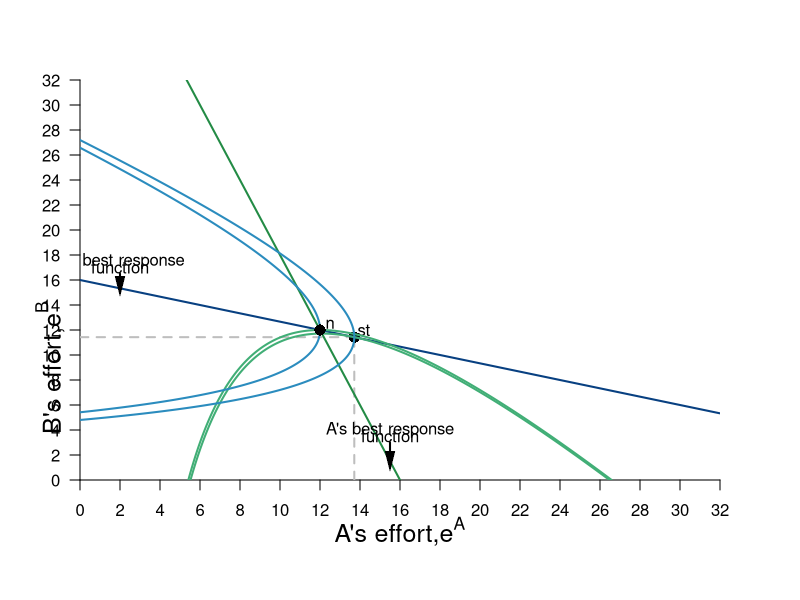

Write R code to recreate this figure.
require(shape)
pdf(file = "bfh-textbook/coordination_failures/coord_stackelberg.pdf", width = 9, height = 7)

#Set parameters for graphics
axislabelsize <- 1.5
graphlinewidth <- 2
segmentlinewidth <- 2

COL <- c("#7fc97f", "#beaed4", "#fdc086", "#ffff99", "#386cb0", "#f0027f", "#bf5b17", "#666666")
COLA <- c("#99d8c9","#66c2a4","#41ae76", "#238b45", "#005824")
COLB <- c("#4eb3d3", "#2b8cbe", "#0868ac","#084081")

par(mar =  c(6, 4, 4, 4))

uA <- function(ea, eb, alpha = 16, beta = 1/48) {
  alpha*(1 - beta*eb)*ea - 0.5*(ea)^2
}

uB <- function(ea, eb, alpha = 16, beta = 1/48) {
  alpha*(1 - beta*ea)*eb - 0.5*(eb)^2
}

brfB <- function(ea, alpha = 16, beta = 1/48) {
  alpha*(1 - beta*ea)
}

brfA <- function(ea, alpha = 16, beta = 1/48) {
  (alpha - ea)/(alpha * beta)
}

brfPE <- function(ea, alpha = 16, beta = 1/12) {
  alpha*(1 - beta*ea)
}

indiffeA <- function(ea, alpha = 16, beta = 1/48, uA = 46.08) {
  1/beta - (0.5*ea)/(alpha*beta) - uA/(alpha*beta*ea)
}

indiffB <- function(eb, alpha = 16, beta = 1/48, uB = 46.08) {
  (alpha*eb - uB - 0.5*eb^2)/(alpha*beta*eb)
}

indiffB2 <- function(ea, alpha = 16, beta = 1/48, uB = 46.08) {
  sqrt(alpha^2*(beta*ea - 1)^2 - 2*uB) - alpha*beta*ea + alpha
}

indiffB3 <- function(ea, alpha = 16, beta = 1/48, uB = 46.08) {
  -sqrt(alpha^2*(beta*ea - 1)^2 - 2*uB) - alpha*beta*ea + alpha
}


#Input into Wolfram Alpha: solve for x y = 1/b - (0.5*x)/(a*b) - u/(a*b*x)

# indiffAlowB <- function(eb, alpha = 16, beta = 1/24, uA = 46.08) {
#   0.5*(-sqrt((2*alpha*beta*eb - 2*alpha)^2 - 8*uA)) - 2*alpha*beta*eb + 2*alpha
# }
# 
# indiffAlow <- function(ea, alpha = 16, beta = 1/24, uA = 46.08) {
#   0.5*(-sqrt((2*alpha*beta*ea - 2*alpha)^2 - 8*uA)) - 2*alpha*beta*ea + 2*alpha
# }
# 
# indiffAgain <- function(ea, alpha = 16, beta = 1/24, uA = 46.08) {
#   (-2*alpha*ea +2*uA + ea^2 )/ ( 2 * alpha * beta * ea)
# }

xlims <- c(0, 32)
ylims <- c(0, 32)

npts <- 501 
x <- seq(xlims[1], xlims[2], length.out = npts)
y <- seq(ylims[1], ylims[2], length.out = npts) 
a <- c(72, 73.14286)
b <- c(72, 65.30611)


#B's value when at A's bliss point
#0.35*log(5.88) + 0.35*log(8.88) + 0.5*log(10 - 5.88) + 0.5*log(15 - 8.88) 

#B's bliss point x = 4.11765; y = 6.17647
#A's value when at A's bliss point
#0.5*log(4.11765) + 0.5*log(6.17647) + 0.35*log(10 - 4.11765) + 0.35*log(15 - 6.17647) 


plot(0, 0, xlim = xlims, ylim = ylims, type = "n",
     xlab = expression(paste("")),
     ylab = expression(paste("")), 
     xaxt = "n", 
     yaxt = "n", 
     cex.lab = axislabelsize, 
     bty = "n",
     xaxs="i", 
     yaxs="i")

ticksy <- seq(from = 0, to = ylims[2], by = 2)
ylabels <- seq(from = 0, to = ylims[2], by = 2)
ticksx <- seq(from = 0, to = xlims[2], by = 2)
xlabels <- seq(from = 0, to = xlims[2], by = 2)
# ticksy <- c(0, 7, 9.6, 16, 18)
# ylabels <- c(NA, expression(paste(e^B,"*")), expression(paste(e^{BN})), expression(paste(alpha)), NA)
# ticksx <- c(0, 7, 9.6, 16, 18)
# xlabels <- c(NA, expression(paste(e^A,"*")), expression(paste(e^{AN})), expression(paste(alpha)), NA)


axis(1, at = ticksx, pos = 0, labels = xlabels)
axis(2, at = ticksy, pos = 0, labels = ylabels, las = 1)

npts <- 500 
xx1 <- seq(xlims[1], xlims[2], length.out = npts)


#I need something like xx1 with npts for 
# xpoly1 <- seq(from = 4.1, to = 9.6, length.out = 500)
# ypoly1 <- indiffA(xpoly1, uA = 46.08, alpha = 16, beta = 1/24)
# ypoly2 <- indiffB3(xpoly1, uB = 46.08, alpha = 16, beta = 1/24)
# polygon(x = c(xpoly1, rev(xpoly1)), y = c(ypoly1, rev(ypoly2)), col=COL[4], density=NULL, border = NA)

segments(13.71429, 0,  13.71429, 11.42857, lty = 2, col = "gray" , lwd = segmentlinewidth)
segments( 0, 11.42857,  13.71429, 11.42857, lty = 2, col = "gray" , lwd = segmentlinewidth)
points(13.71429, 11.42857, pch = 16, col = "black", cex = 1.5)
text(14.2, 12, expression(paste("st")))

#segments(16, 0,  16, 8, lty = 1, col = COL[2] , lwd = graphlinewidth)
#segments( 0, 8,  16, 8, lty = 1, col = COL[2] , lwd = graphlinewidth)

lines(xx1, brfA(xx1, alpha = 16, beta = 1/48), col = COLA[4], lwd = graphlinewidth)
lines(xx1, brfB(xx1, alpha = 16, beta = 1/48), col = COLB[4], lwd = graphlinewidth)
#lines(xx1, indiffA(xx1, alpha = 16, beta = 1/24, uA = 46.08), col = COL[2], lwd = graphlinewidth)
#lines(xx1, indiffB(xx1, alpha = 16, beta = 1/24, uB = 42), col = COL[2], lwd = graphlinewidth)
#lines(xx1, indiffB2(xx1, alpha = 16, beta = 1/24, uB = 46.08), col = COL[2], lwd = graphlinewidth)
#lines(xx1, indiffB3(xx1, alpha = 16, beta = 1/24, uB = 46.08), col = COL[2], lwd = graphlinewidth)
#lines(xx1, indiffAlow(xx1, uA = 42, alpha = 16, beta = 1/24), col = COL[2], lwd = graphlinewidth)
#lines(xx1, indiffAgain(xx1, uA = 42, alpha = 16, beta = 1/24), col = COL[2], lwd = graphlinewidth)


#persp(x, y, outer(x, y, u), ticktype="detailed") 
contour(y, x, 
        outer(x, y, uA),
        #labels = c("v1", "v2", "v3"),
        drawlabels = FALSE,
        col = COLA[3],
        #xlab = expression(paste("A's Apples, ", x)),
        #ylab = expression(paste("A's Oranges, ", y)),
        #cex.lab = axislabelsize,
        lwd = graphlinewidth,
        levels = a, 
        xaxs="i", 
        yaxs="i", 
        add = TRUE) 

mtext(expression(paste("A's effort,", e^A)), side=1, line = 2.5, cex = axislabelsize)
text(-1.5, 9, expression(paste("B's effort,", e^B)), xpd = TRUE, cex = axislabelsize, srt = 90) 

#Add arrows:
#arrows(-0.8, 10, -0.8, 14, xpd = TRUE, length=0.1,angle=40,lwd=3)
#arrows(6.2, -1.7, 9, -1.7, xpd = TRUE, length=0.1,angle=40,lwd=3)


contour(x, y, 
        outer(x, y, uB),
        #labels = c("v1", "v2", "v3"),
        drawlabels = FALSE,
        col = COLB[2],
        #xlab = expression(paste("")),
        #ylab = expression(paste("")),
        lwd = graphlinewidth,
        levels = b, 
        add = TRUE
        #xaxs="i", 
        #yaxs="i"
) 


#segments(4.11765, 6.17647, 5.88, 8.88, lty = 1, col = COL[2] , lwd = graphlinewidth)
#text(7.3, 3, expression("Pareto Efficient"))
#text(7.3, 2.5, expression("Curve"))
#Arrows(7.3, 3.5, 7.3, 6.1, col = "black", lty = 1, lwd = 2, arr.type = "triangle", arr.lwd = 0.5)

#Label the iso-welfare functions for the HG, Aisha
# text(3.8, 1.5, expression(u[1]^A))
# text(4.6, 1.5, expression(u[2]^A))
# text(5.5, 1.5, expression(u[3]^A))
#text(6.6, 8.3, expression(u[4]^A))

#Label the indifference curves for the HG, Betty
# text(7.6, 17, expression(u[1]^B))
# text(6.75, 17, expression(u[2]^B))
# text(6, 17, expression(u[3]^B))
#text(3.4, 6.9, expression(v[4]^B))

#Label point i. 
points(12, 12, pch = 16, col = "black", cex = 1.5)
#text(13, 13, expression(paste("Nash Equilibrium")))
text(12.5, 12.5, expression(paste("n")))

#Annotate Pareto Efficient Curve and relevant points
#segments(8, 6, 6, 8, lty = 1, col = COL[2] , lwd = graphlinewidth)
#points(6, 8, pch = 16, col = "black", cex = 1.5)
#text(6, 8.5, expression(paste("g")))

#points(8, 6, pch = 16, col = "black", cex = 1.5)
#text(7, 7.5, expression(paste("i")))

#points(7, 7, pch = 16, col = "black", cex = 1.5)
#text(8, 6.5, expression(paste("f")))

#points(5.84, 8.77, pch = 16, col = "black", cex = 1.5)

#A's brf
text(2, 17.5, expression(paste("B's best response")))
text(2, 17, expression(paste("function")))
Arrows(2, 16.5, 2, 15.5, col = "black", lty = 1, lwd = 2, arr.type = "triangle", arr.lwd = 0.5)

#B's brf
text(15.5, 4, expression(paste("A's best response")))
text(15.5, 3.5, expression(paste("function")))
Arrows(15.5, 3, 15.5, 1.5, col = "black", lty = 1, lwd = 2, arr.type = "triangle", arr.lwd = 0.5)


dev.off()
